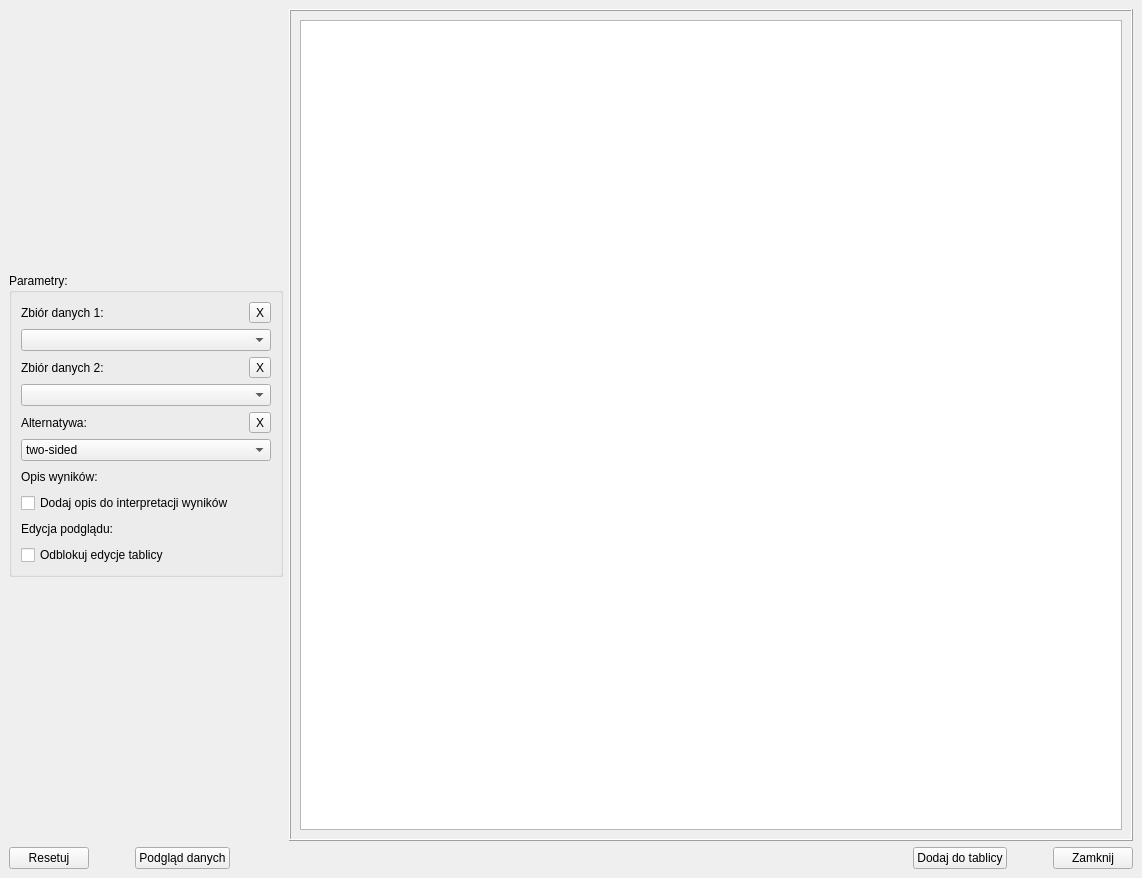
<?xml version="1.0" encoding="UTF-8"?>
<ui version="4.0">
 <class>MainWindow_Test_T_Student_Rel</class>
 <widget class="QMainWindow" name="MainWindow_Test_T_Student_Rel">
  <property name="windowModality">
   <enum>Qt::WindowModal</enum>
  </property>
  <property name="geometry">
   <rect>
    <x>0</x>
    <y>0</y>
    <width>1142</width>
    <height>878</height>
   </rect>
  </property>
  <property name="windowTitle">
   <string>Test t-Studenta dla dwóch prób zależnych</string>
  </property>
  <widget class="QWidget" name="centralwidget">
   <layout class="QVBoxLayout" name="verticalLayout_12">
    <item>
     <layout class="QHBoxLayout" name="horizontalLayout_2">
      <item>
       <layout class="QHBoxLayout" name="horizontalLayout">
        <item>
         <layout class="QVBoxLayout" name="verticalLayout_2">
          <item>
           <spacer name="verticalSpacer_2">
            <property name="orientation">
             <enum>Qt::Vertical</enum>
            </property>
            <property name="sizeHint" stdset="0">
             <size>
              <width>20</width>
              <height>40</height>
             </size>
            </property>
           </spacer>
          </item>
          <item>
           <widget class="QGroupBox" name="groupBox">
            <property name="sizePolicy">
             <sizepolicy hsizetype="Fixed" vsizetype="Fixed">
              <horstretch>0</horstretch>
              <verstretch>0</verstretch>
             </sizepolicy>
            </property>
            <property name="title">
             <string>Parametry:</string>
            </property>
            <layout class="QVBoxLayout" name="verticalLayout_13">
             <item>
              <layout class="QVBoxLayout" name="verticalLayout_3">
               <item>
                <layout class="QHBoxLayout" name="horizontalLayout_3">
                 <item>
                  <widget class="QLabel" name="label">
                   <property name="text">
                    <string>Zbiór danych 1:</string>
                   </property>
                  </widget>
                 </item>
                 <item>
                  <spacer name="horizontalSpacer">
                   <property name="orientation">
                    <enum>Qt::Horizontal</enum>
                   </property>
                   <property name="sizeHint" stdset="0">
                    <size>
                     <width>40</width>
                     <height>20</height>
                    </size>
                   </property>
                  </spacer>
                 </item>
                 <item>
                  <widget class="QToolButton" name="toolButton_Data_Column">
                   <property name="text">
                    <string>X</string>
                   </property>
                  </widget>
                 </item>
                </layout>
               </item>
               <item>
                <widget class="QComboBox" name="comboBox_Data_Column">
                 <property name="minimumSize">
                  <size>
                   <width>250</width>
                   <height>0</height>
                  </size>
                 </property>
                 <property name="placeholderText">
                  <string>Wybierz kolumne danych...</string>
                 </property>
                </widget>
               </item>
              </layout>
             </item>
             <item>
              <layout class="QVBoxLayout" name="verticalLayout_4">
               <item>
                <layout class="QVBoxLayout" name="verticalLayout_5">
                 <item>
                  <layout class="QHBoxLayout" name="horizontalLayout_4">
                   <item>
                    <widget class="QLabel" name="label_2">
                     <property name="text">
                      <string>Zbiór danych 2:</string>
                     </property>
                    </widget>
                   </item>
                   <item>
                    <spacer name="horizontalSpacer_4">
                     <property name="orientation">
                      <enum>Qt::Horizontal</enum>
                     </property>
                     <property name="sizeHint" stdset="0">
                      <size>
                       <width>40</width>
                       <height>20</height>
                      </size>
                     </property>
                    </spacer>
                   </item>
                   <item>
                    <widget class="QToolButton" name="toolButton_Data_Column_2">
                     <property name="text">
                      <string>X</string>
                     </property>
                    </widget>
                   </item>
                  </layout>
                 </item>
                 <item>
                  <widget class="QComboBox" name="comboBox_Data_Column_2">
                   <property name="minimumSize">
                    <size>
                     <width>250</width>
                     <height>0</height>
                    </size>
                   </property>
                   <property name="placeholderText">
                    <string>Wybierz kolumne danych...</string>
                   </property>
                  </widget>
                 </item>
                </layout>
               </item>
               <item>
                <layout class="QVBoxLayout" name="verticalLayout">
                 <item>
                  <layout class="QHBoxLayout" name="horizontalLayout_6">
                   <item>
                    <widget class="QLabel" name="label_4">
                     <property name="text">
                      <string>Alternatywa:</string>
                     </property>
                    </widget>
                   </item>
                   <item>
                    <spacer name="horizontalSpacer_7">
                     <property name="orientation">
                      <enum>Qt::Horizontal</enum>
                     </property>
                     <property name="sizeHint" stdset="0">
                      <size>
                       <width>40</width>
                       <height>20</height>
                      </size>
                     </property>
                    </spacer>
                   </item>
                   <item>
                    <widget class="QToolButton" name="toolButton_Alternative">
                     <property name="text">
                      <string>X</string>
                     </property>
                    </widget>
                   </item>
                  </layout>
                 </item>
                 <item>
                  <widget class="QComboBox" name="comboBox_Alternative">
                   <item>
                    <property name="text">
                     <string>two-sided</string>
                    </property>
                   </item>
                   <item>
                    <property name="text">
                     <string>greater</string>
                    </property>
                   </item>
                   <item>
                    <property name="text">
                     <string>less</string>
                    </property>
                   </item>
                  </widget>
                 </item>
                </layout>
               </item>
               <item>
                <layout class="QHBoxLayout" name="horizontalLayout_5">
                 <item>
                  <widget class="QLabel" name="label_3">
                   <property name="text">
                    <string>Opis wyników:</string>
                   </property>
                  </widget>
                 </item>
                 <item>
                  <spacer name="horizontalSpacer_5">
                   <property name="orientation">
                    <enum>Qt::Horizontal</enum>
                   </property>
                   <property name="sizeHint" stdset="0">
                    <size>
                     <width>40</width>
                     <height>20</height>
                    </size>
                   </property>
                  </spacer>
                 </item>
                </layout>
               </item>
               <item>
                <widget class="QCheckBox" name="checkBox_Description_Of_Results">
                 <property name="text">
                  <string>Dodaj opis do interpretacji wyników</string>
                 </property>
                </widget>
               </item>
              </layout>
             </item>
             <item>
              <layout class="QVBoxLayout" name="verticalLayout_16">
               <item>
                <layout class="QHBoxLayout" name="horizontalLayout_15">
                 <item>
                  <widget class="QLabel" name="label_12">
                   <property name="text">
                    <string>Edycja podglądu:</string>
                   </property>
                  </widget>
                 </item>
                 <item>
                  <spacer name="horizontalSpacer_14">
                   <property name="orientation">
                    <enum>Qt::Horizontal</enum>
                   </property>
                   <property name="sizeHint" stdset="0">
                    <size>
                     <width>40</width>
                     <height>20</height>
                    </size>
                   </property>
                  </spacer>
                 </item>
                </layout>
               </item>
               <item>
                <widget class="QCheckBox" name="checkBox_Board_Is_Enabled">
                 <property name="text">
                  <string>Odblokuj edycje tablicy</string>
                 </property>
                 <property name="checked">
                  <bool>false</bool>
                 </property>
                </widget>
               </item>
              </layout>
             </item>
            </layout>
           </widget>
          </item>
          <item>
           <spacer name="verticalSpacer">
            <property name="orientation">
             <enum>Qt::Vertical</enum>
            </property>
            <property name="sizeHint" stdset="0">
             <size>
              <width>20</width>
              <height>40</height>
             </size>
            </property>
           </spacer>
          </item>
         </layout>
        </item>
       </layout>
      </item>
      <item>
       <widget class="QFrame" name="frame">
        <property name="frameShape">
         <enum>QFrame::Box</enum>
        </property>
        <property name="frameShadow">
         <enum>QFrame::Raised</enum>
        </property>
        <layout class="QVBoxLayout" name="verticalLayout_14">
         <item>
          <widget class="QTextEdit" name="textEdit_Preview_Board">
           <property name="enabled">
            <bool>true</bool>
           </property>
           <property name="sizePolicy">
            <sizepolicy hsizetype="Expanding" vsizetype="Expanding">
             <horstretch>0</horstretch>
             <verstretch>0</verstretch>
            </sizepolicy>
           </property>
           <property name="font">
            <font>
             <family>Segoe UI</family>
             <pointsize>14</pointsize>
            </font>
           </property>
           <property name="styleSheet">
            <string notr="true">QTextEdit{
font-size: 14pt;
font-family: &quot;Segoe UI&quot;;
}</string>
           </property>
           <property name="readOnly">
            <bool>true</bool>
           </property>
           <property name="html">
            <string>&lt;!DOCTYPE HTML PUBLIC &quot;-//W3C//DTD HTML 4.0//EN&quot; &quot;http://www.w3.org/TR/REC-html40/strict.dtd&quot;&gt;
&lt;html&gt;&lt;head&gt;&lt;meta name=&quot;qrichtext&quot; content=&quot;1&quot; /&gt;&lt;meta charset=&quot;utf-8&quot; /&gt;&lt;style type=&quot;text/css&quot;&gt;
p, li { white-space: pre-wrap; }
hr { height: 1px; border-width: 0; }
li.unchecked::marker { content: &quot;\2610&quot;; }
li.checked::marker { content: &quot;\2612&quot;; }
&lt;/style&gt;&lt;/head&gt;&lt;body style=&quot; font-family:'Segoe UI'; font-size:14pt; font-weight:400; font-style:normal;&quot;&gt;
&lt;p style=&quot;-qt-paragraph-type:empty; margin-top:0px; margin-bottom:0px; margin-left:0px; margin-right:0px; -qt-block-indent:0; text-indent:0px;&quot;&gt;&lt;br /&gt;&lt;/p&gt;&lt;/body&gt;&lt;/html&gt;</string>
           </property>
          </widget>
         </item>
        </layout>
       </widget>
      </item>
     </layout>
    </item>
    <item>
     <layout class="QHBoxLayout" name="horizontalLayout_11">
      <item>
       <widget class="QPushButton" name="pushButton_Reset_Options">
        <property name="text">
         <string>Resetuj</string>
        </property>
       </widget>
      </item>
      <item>
       <spacer name="horizontalSpacer_6">
        <property name="orientation">
         <enum>Qt::Horizontal</enum>
        </property>
        <property name="sizeType">
         <enum>QSizePolicy::Fixed</enum>
        </property>
        <property name="sizeHint" stdset="0">
         <size>
          <width>40</width>
          <height>20</height>
         </size>
        </property>
       </spacer>
      </item>
      <item>
       <widget class="QPushButton" name="pushButton_Data_Preview">
        <property name="text">
         <string>Podgląd danych</string>
        </property>
       </widget>
      </item>
      <item>
       <spacer name="horizontalSpacer_2">
        <property name="orientation">
         <enum>Qt::Horizontal</enum>
        </property>
        <property name="sizeHint" stdset="0">
         <size>
          <width>40</width>
          <height>20</height>
         </size>
        </property>
       </spacer>
      </item>
      <item>
       <widget class="QPushButton" name="pushButton_Add_To_Board">
        <property name="text">
         <string>Dodaj do tablicy</string>
        </property>
       </widget>
      </item>
      <item>
       <spacer name="horizontalSpacer_3">
        <property name="orientation">
         <enum>Qt::Horizontal</enum>
        </property>
        <property name="sizeType">
         <enum>QSizePolicy::Fixed</enum>
        </property>
        <property name="sizeHint" stdset="0">
         <size>
          <width>40</width>
          <height>20</height>
         </size>
        </property>
       </spacer>
      </item>
      <item>
       <widget class="QPushButton" name="pushButton_Close">
        <property name="text">
         <string>Zamknij</string>
        </property>
       </widget>
      </item>
     </layout>
    </item>
   </layout>
  </widget>
 </widget>
 <resources/>
 <connections>
  <connection>
   <sender>toolButton_Data_Column</sender>
   <signal>clicked()</signal>
   <receiver>comboBox_Data_Column</receiver>
   <slot>clearEditText()</slot>
   <hints>
    <hint type="sourcelabel">
     <x>335</x>
     <y>79</y>
    </hint>
    <hint type="destinationlabel">
     <x>184</x>
     <y>108</y>
    </hint>
   </hints>
  </connection>
  <connection>
   <sender>pushButton_Close</sender>
   <signal>clicked()</signal>
   <receiver>MainWindow_Test_T_Student_Rel</receiver>
   <slot>close()</slot>
   <hints>
    <hint type="sourcelabel">
     <x>1094</x>
     <y>782</y>
    </hint>
    <hint type="destinationlabel">
     <x>570</x>
     <y>402</y>
    </hint>
   </hints>
  </connection>
  <connection>
   <sender>checkBox_Board_Is_Enabled</sender>
   <signal>clicked(bool)</signal>
   <receiver>textEdit_Preview_Board</receiver>
   <slot>setDisabled(bool)</slot>
   <hints>
    <hint type="sourcelabel">
     <x>147</x>
     <y>475</y>
    </hint>
    <hint type="destinationlabel">
     <x>711</x>
     <y>422</y>
    </hint>
   </hints>
  </connection>
  <connection>
   <sender>toolButton_Data_Column_2</sender>
   <signal>clicked()</signal>
   <receiver>comboBox_Data_Column_2</receiver>
   <slot>clearEditText()</slot>
   <hints>
    <hint type="sourcelabel">
     <x>262</x>
     <y>391</y>
    </hint>
    <hint type="destinationlabel">
     <x>148</x>
     <y>420</y>
    </hint>
   </hints>
  </connection>
  <connection>
   <sender>toolButton_Alternative</sender>
   <signal>clicked()</signal>
   <receiver>comboBox_Alternative</receiver>
   <slot>clearEditText()</slot>
   <hints>
    <hint type="sourcelabel">
     <x>262</x>
     <y>421</y>
    </hint>
    <hint type="destinationlabel">
     <x>148</x>
     <y>450</y>
    </hint>
   </hints>
  </connection>
 </connections>
</ui>
